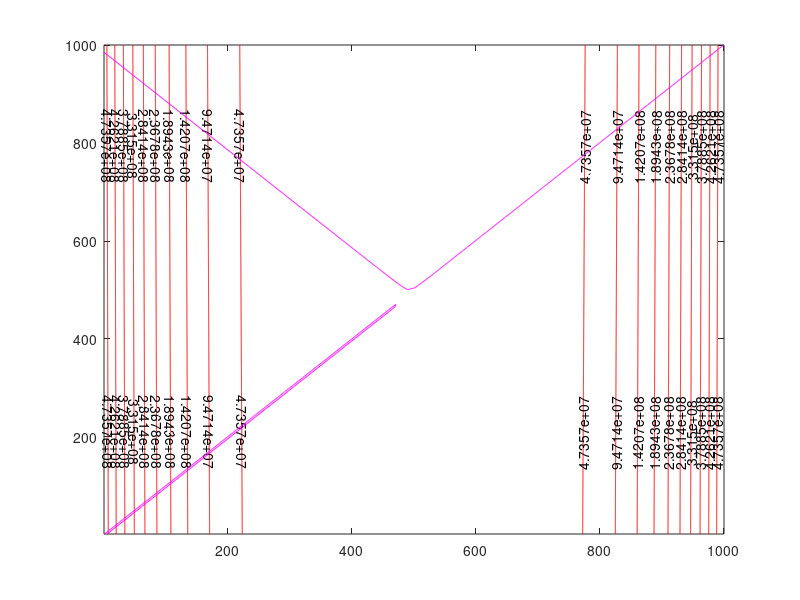

Here is the MATLAB script that generated this plot:
%% 3-D Plots
% Three-dimensional plots typically display a surface defined by a function
% in two variables, _z = f(x,y)_ .
%%
% To evaluate _z_, first create a set of (_x,y_) points over the domain
% of the function using |meshgrid|.

% Copyright 2015 The MathWorks, Inc.

[X,Y] = meshgrid(-100:.2:100);                                
%Z = X .* exp(-X.^2 - Y.^2);
Z = Y.^2 + (-1*(1.5*(X+0.5)).^2 + Y +2).^2;
G1 = -0.2 .* X.^2 - Y + 0.5;
G2 = X - Y - 1;
G3 = (X+1.5).^2 - (Y +1.5).^2 + 2;
%%
% Then, create a surface plot.
figure;
%C1 = contour(G1, [0 0]);
Z1 = contour(Z, 'r');
clabel(Z1);
hold on
%C2 = contour(G2, [0 0], 'r');
%C3 = contour(G3, [0 0], 'b');
contour3(max(max(G1,G2), G3), [0 0], 'm')

hold off

%%
% Both the |surf| function and its companion |mesh| display surfaces in
% three dimensions. |surf| displays both the connecting lines and the faces
% of the surface in color. |mesh| produces wireframe surfaces that color
% only the lines connecting the defining points.
